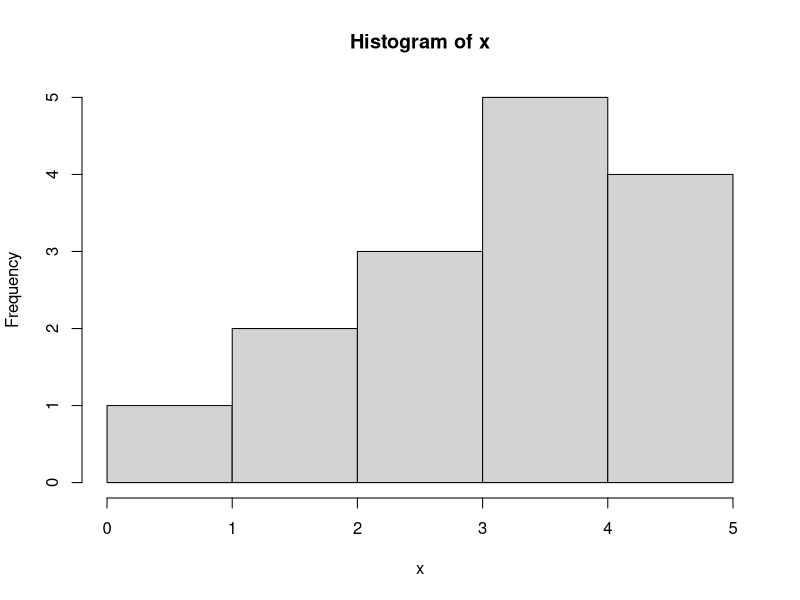
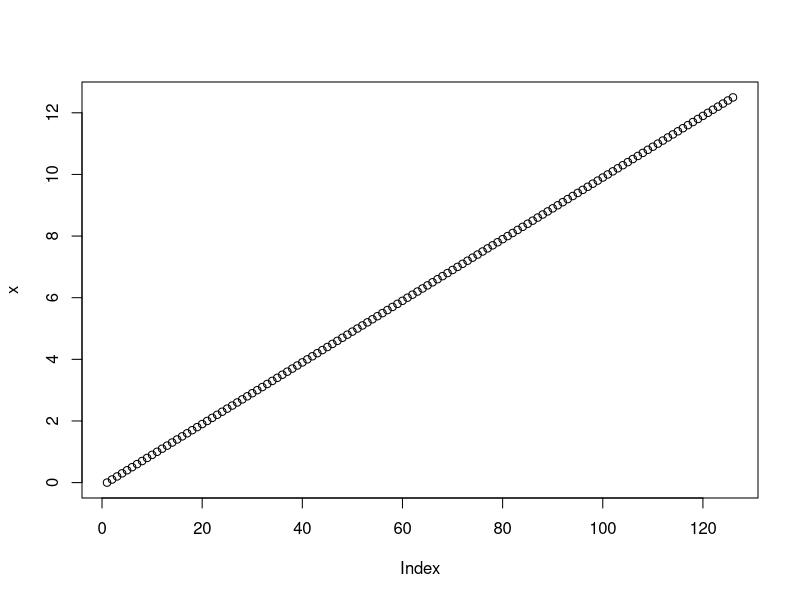
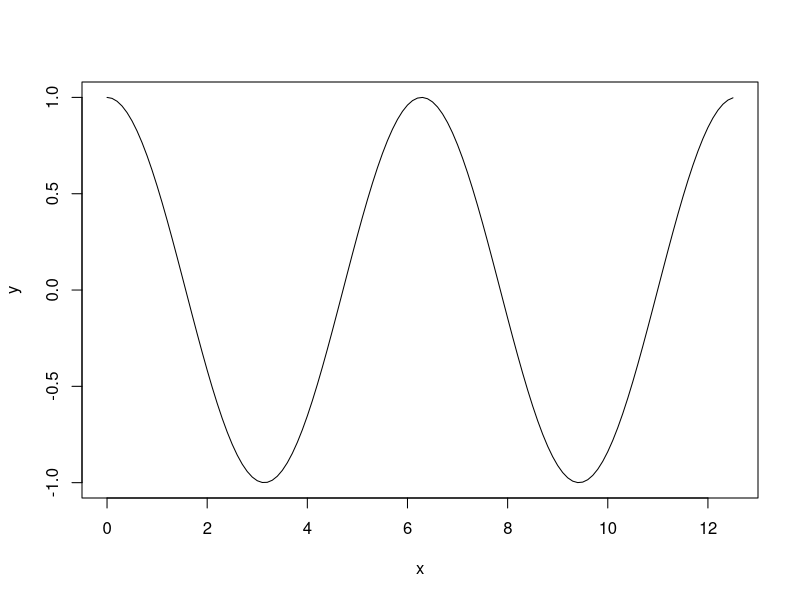
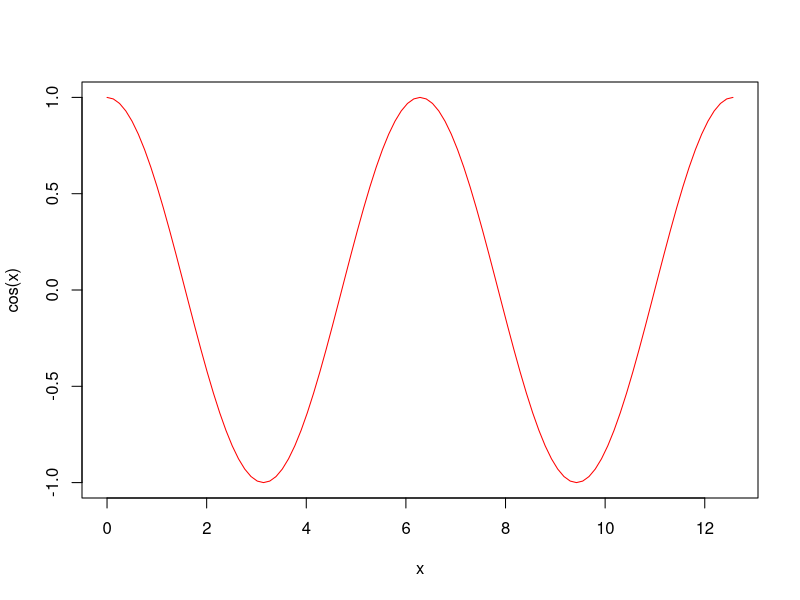

Here is the R script that generated these plots, in order:
## specify a seed for the random number generator
set.seed(42)

## generate 15 random numbers between 0 and 5, then assign to x

x <- runif(15, min=0, max=5)
str(x)
x

mean(x)

hist(x,title ="Histogram of 15 random numbers")
? his

x <- seq(0, 4*pi, by = 0.1)
? seq

plot(x)

y <- cos(x)
? plot
plot(x,y, type="l")

?curve

curve(cos, 0, 4*pi, type='l', col='red')

library(data.table)
mtd <- data.table(mtcars)

? data.table
mtd
mtd[,.N, by=gear]

mtd[gear == 5]



mtdgear <- data.table(mtd[, .N, by = gear], mtd[, mean(hp), by = gear])
mtdgear$gear <- NULL
setnames(mtdgear, 1,"cars")
setnames(mtdgear, 3,"avg_hp")
mtdgear




